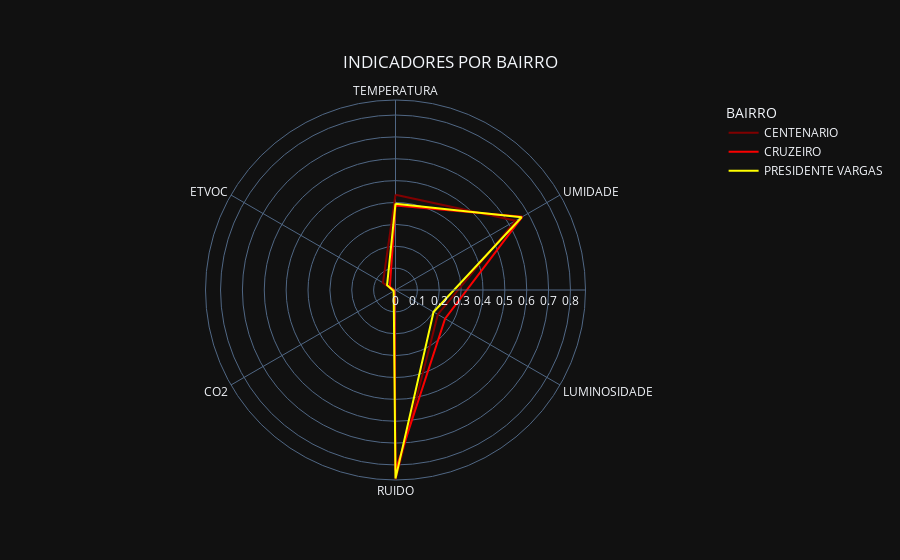

The notebook cell saved with this chart:
### Markdown cell above
+ **CONFIGURANDO GRÁFICOS**

### Code cell
chartMonitoramentoBairro = ChartUtils.createRadar(
  title='INDICADORES POR BAIRRO',
  dataframe=DF_AMV_RADAR_PLOT,
  fieldClasses='BAIRRO',
  colors=px.colors.sequential.Jet_r,
  theme='dark',
)
chartMonitoramentoBairro.show()

### Figure 1 — Plotly figure (JSON) as saved in the notebook; plotly's stock layout.template omitted (floating-point values rounded to 4 significant figures)
{"data": [{"hovertemplate": "BAIRRO=CENTENARIO<br>r=%{r}<br>theta=%{theta}<extra></extra>", "legendgroup": "CENTENARIO", "line": {"color": "rgb(128,0,0)", "dash": "solid"}, "marker": {"symbol": "circle"}, "mode": "lines", "name": "CENTENARIO", "r": [0.4355, 0.6339, 0.2236, 0.8688, 0.008777, 0.06625, 0.4355], "showlegend": true, "subplot": "polar", "theta": ["TEMPERATURA", "UMIDADE", "LUMINOSIDADE", "RUIDO", "CO2", "ETVOC", "TEMPERATURA"], "type": "scatterpolar"}, {"hovertemplate": "BAIRRO=CRUZEIRO<br>r=%{r}<br>theta=%{theta}<extra></extra>", "legendgroup": "CRUZEIRO", "line": {"color": "rgb(250,0,0)", "dash": "solid"}, "marker": {"symbol": "circle"}, "mode": "lines", "name": "CRUZEIRO", "r": [0.386, 0.6688, 0.2618, 0.8254, 0.005544, 0.02975, 0.386], "showlegend": true, "subplot": "polar", "theta": ["TEMPERATURA", "UMIDADE", "LUMINOSIDADE", "RUIDO", "CO2", "ETVOC", "TEMPERATURA"], "type": "scatterpolar"}, {"hovertemplate": "BAIRRO=PRESIDENTE VARGAS<br>r=%{r}<br>theta=%{theta}<extra></extra>", "legendgroup": "PRESIDENTE VARGAS", "line": {"color": "rgb(255,255,0)", "dash": "solid"}, "marker": {"symbol": "circle"}, "mode": "lines", "name": "PRESIDENTE VARGAS", "r": [0.3946, 0.6658, 0.2008, 0.8624, 0.009616, 0.04445, 0.3946], "showlegend": true, "subplot": "polar", "theta": ["TEMPERATURA", "UMIDADE", "LUMINOSIDADE", "RUIDO", "CO2", "ETVOC", "TEMPERATURA"], "type": "scatterpolar"}], "layout": {"legend": {"title": {"text": "BAIRRO"}, "tracegroupgap": 0}, "polar": {"angularaxis": {"direction": "clockwise", "rotation": 90}, "domain": {"x": [0, 1], "y": [0, 1]}}, "title": {"text": "INDICADORES POR BAIRRO", "x": 0.5, "xanchor": "center", "y": 0.9, "yanchor": "top"}}}
